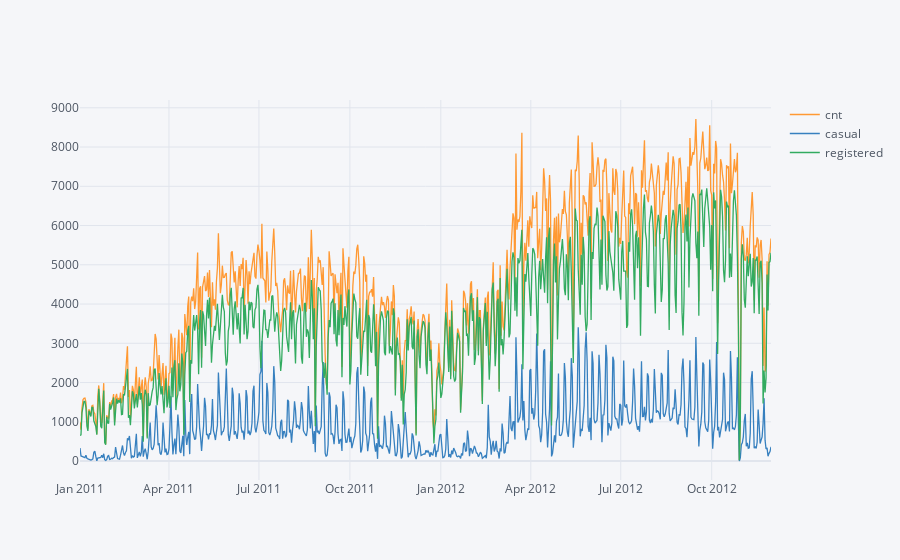

Notebook source saved alongside this figure:
### Markdown cell above
We have got some hints in our EDA till now that 'registered' and 'casual' demand have different patterns. Let's explore this in more detail.

### Code cell
data_beforeLast30Days[['cnt', 'casual', 'registered']].iplot()

### Figure 1 — Plotly figure (JSON) as saved in the notebook; plotly's stock layout.template omitted (floating-point values rounded to 4 significant figures; data arrays with more than 128 entries replaced by an {"elided": "..."} marker saying what was removed)
{"data": [{"line": {"color": "rgba(255, 153, 51, 1.0)", "dash": "solid", "shape": "linear", "width": 1.3}, "mode": "lines", "name": "cnt", "text": "", "type": "scatter", "x": {"elided": "700 str values"}, "y": {"elided": "700 int values"}}, {"line": {"color": "rgba(55, 128, 191, 1.0)", "dash": "solid", "shape": "linear", "width": 1.3}, "mode": "lines", "name": "casual", "text": "", "type": "scatter", "x": {"elided": "700 str values"}, "y": {"elided": "700 int values"}}, {"line": {"color": "rgba(50, 171, 96, 1.0)", "dash": "solid", "shape": "linear", "width": 1.3}, "mode": "lines", "name": "registered", "text": "", "type": "scatter", "x": {"elided": "700 str values"}, "y": {"elided": "700 int values"}}], "layout": {"legend": {"bgcolor": "#F5F6F9", "font": {"color": "#4D5663"}}, "paper_bgcolor": "#F5F6F9", "plot_bgcolor": "#F5F6F9", "title": {"font": {"color": "#4D5663"}}, "xaxis": {"gridcolor": "#E1E5ED", "showgrid": true, "tickfont": {"color": "#4D5663"}, "title": {"font": {"color": "#4D5663"}, "text": ""}, "zerolinecolor": "#E1E5ED"}, "yaxis": {"gridcolor": "#E1E5ED", "showgrid": true, "tickfont": {"color": "#4D5663"}, "title": {"font": {"color": "#4D5663"}, "text": ""}, "zerolinecolor": "#E1E5ED"}}}
